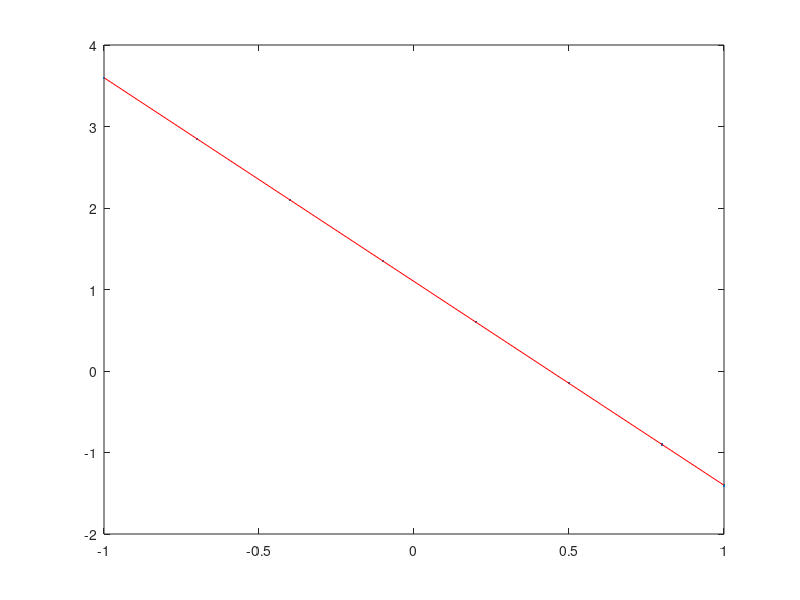

Write MATLAB code to recreate this figure.
x = [-1 
    -.7
    -.4
    -.1
    .2
    .5
    .8
    1];
k = [36.547
17.264 
8.155
3.852
1.820
0.860
0.406
0.246] ;
y = log(k);
n = length(x);
 
 
plot(x,y,'.');
 
A = [  x x.^0 ];
 
th = pinv(A)*y %inv(A'*A)*A'*y;

y_ap = A*th;

hold on
plot(x, y_ap,'r')
 
e  = y - y_ap;
E = (e'*e)/n ;
